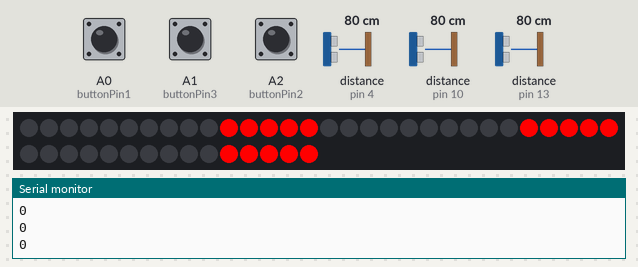
Simulated run of this sketch. Board: Arduino Uno, built with avr-gcc and run on an emulated ATmega328P. Parts: 45 RGB LEDs in strip order, left to right, continuing on the next row, the last lines printed to the serial monitor. Wiring (inferred from the names in the program): 3 × ultrasonic range finder: trigger pin 3, echo pin 4 / trigger pin 9, echo pin 10 / trigger pin 12, echo pin 13. The test bench sets the inputs (shaded band); at power-on: distance to the obstacle (sensors on pin 4, pin 10, pin 13) 80 cm, A0 (buttonPin1) HIGH, A1 (buttonPin3) HIGH, A2 (buttonPin2) HIGH. The echo pulse lasts 58.3 µs per cm.

Above: at 1.3 s.
1.4 s: distance to the obstacle (sensor on pin 4) set to 2 cm
At 2.8 s:
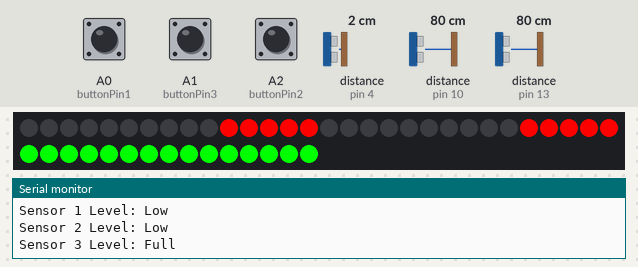
3.1 s: distance to the obstacle (sensor on pin 10) set to 2 cm
At 3.6 s:
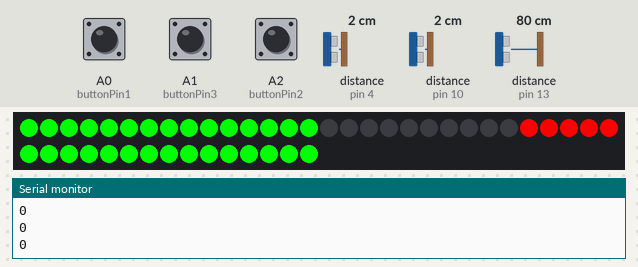
4.8 s: distance to the obstacle (sensor on pin 13) set to 2 cm
At 6.4 s:
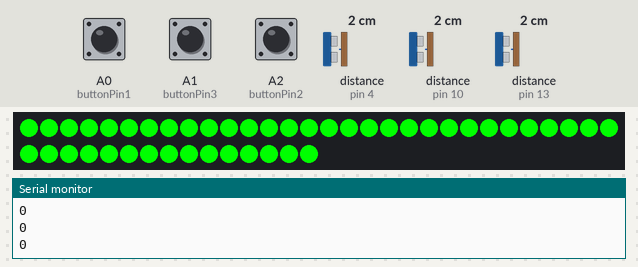
Timing chart, 0 to 7.9 s (numbered marks = the images above; inputs shaded):
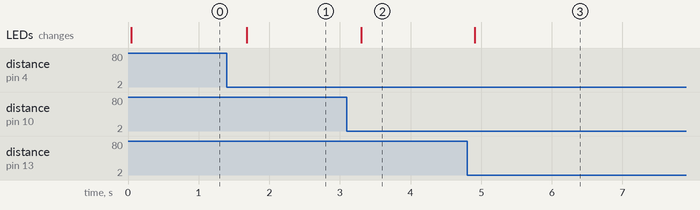

Measured:
- after the input at 1.4 s, the LEDs: change after 0.28 s (image 1)
- after the input at 3.1 s, the LEDs: change after 0.20 s (image 2)
- after the input at 4.8 s, the LEDs: change after 0.11 s (image 3)

The sketch:

arduinoPart2a.ino
```cpp
#include <Adafruit_DotStar.h>
#include <SPI.h>

// Button pins.
const int buttonPin1 = A0;
const int buttonPin2 = A2;
const int buttonPin3 = A1;

// Assuming 5 led strip per level so 5*3*3 = 45.
#define NUMPIXELS 45
#define DATAPIN 6
#define CLOCKPIN 7

// Ultrasonic pins.
const int trigPin1 = 9, echoPin1 = 10;
const int trigPin2 = 12, echoPin2 = 13;
const int trigPin3 = 3, echoPin3 = 4;

//
String level1 = "";
String level2 = "";
String level3 = "";

// LED strip controller.
Adafruit_DotStar strip(NUMPIXELS, DATAPIN, CLOCKPIN, DOTSTAR_BRG);

int fullDistance1 = 40;
int fullDistance2 = 40;
int fullDistance3 = 40;

int fullbin = 20;
int mediumbin = 30;
int emptybin = 40;

// Motor sealing delay in ms.
const int sealingDelay = 5000;

void setup() {
  Serial.begin(9600);

  pinMode(buttonPin1, INPUT_PULLUP);
  pinMode(buttonPin2, INPUT_PULLUP);
  pinMode(buttonPin3, INPUT_PULLUP);

  pinMode(trigPin1, OUTPUT);
  pinMode(echoPin1, INPUT);
  pinMode(trigPin2, OUTPUT);
  pinMode(echoPin2, INPUT);
  pinMode(trigPin3, OUTPUT);
  pinMode(echoPin3, INPUT);

  strip.begin();  // Initialize pins for output
  strip.show();   // Turn all LEDs off ASAP
}

void loop() {
  // Ultrasonic, led strip listener.
  binLevelStatusListener();

  // Buttons to seal listener.
  buttonSealListener();

  delay(500);
}

void binLevelStatusListener() {
  float distance1 = calculateDistance(trigPin1, echoPin1);
  float distance2 = calculateDistance(trigPin2, echoPin2);
  float distance3 = calculateDistance(trigPin3, echoPin3);

  level1 = calculateLevel(distance1, fullDistance1);
  level2 = calculateLevel(distance2, fullDistance2);
  level3 = calculateLevel(distance3, fullDistance3);

//  Serial.println("Distance 1: " + String(distance1));
//  Serial.println("Distance 2: " + String(distance2));
//  Serial.println("Distance 3: " + String(distance3));
//  Serial.println();

  Serial.println("Sensor 1 Level: " + level1);
  Serial.println("Sensor 2 Level: " + level2);
  Serial.println("Sensor 3 Level: " + level3);
  Serial.println();

  // Update strand colors based on the level.
  updateStrandColor(level1, 0);
  updateStrandColor(level2, 15);
  updateStrandColor(level3, 30);
}

void buttonSealListener() {
  // "!" because we made buttons INPUT_PULLUP.
  bool buttonStatus1 = !digitalRead(buttonPin1);
  bool buttonStatus2 = !digitalRead(buttonPin2);
  bool buttonStatus3 = !digitalRead(buttonPin3);

  Serial.println("Button states :");
  Serial.println(buttonStatus1) ;
  Serial.println(buttonStatus2);
  Serial.println(buttonStatus3);
  Serial.println();


  // For testing, remove this later.
  //  delay(5000);
  //  buttonStatus1 = true;
  //Serial.println("button Listener");

  if (buttonStatus3 && level3 == "Full" ) {
    // Send command to Arduino 2 to seal bin 1
    // and wait for it to finish.
    Serial.println("button 1 test");
    sendAndWaitMotorSequence("button1Clicked");
  }

  else if (buttonStatus2 && level2 == "Full" ) {
    // Send command to Arduino 2 to seal bin 2.
    Serial.println("button 2 test");
    sendAndWaitMotorSequence("button2Clicked");
  }

  else if (buttonStatus1 && level1 == "Full" ) {
    // Send command to Arduino 2 to seal bin 3.
    Serial.println("button 3 test");
    sendAndWaitMotorSequence("button3Clicked");
  }
  else {
    //Serial.println("NO BUTTON CLICKED");
  }
}

void sendAndWaitMotorSequence(String command) {
  // Send the actual string command.
  Serial.println(command);

  //Wait for Arduino 2 to send "doneMotorSequence" command
  //and break out of the loop.
  while (true) {
    Serial.println("Waiting for Arduino 2 to send doneMotorSequence command...");

    if (Serial.available()) {
      String receivedString = Serial.readStringUntil('\n');
      receivedString.trim();

      Serial.println(receivedString);

      if (receivedString == "doneMotorSequence") {
        break;
      }
    }

    delay(3000);
  }
}

float calculateDistance(int trigPin, int echoPin) {
  digitalWrite(trigPin, LOW);
  delayMicroseconds(2);
  digitalWrite(trigPin, HIGH);
  delayMicroseconds(10);
  digitalWrite(trigPin, LOW);

  float duration = pulseIn(echoPin, HIGH);
  float distance = (duration * 0.034) / 2;  // Speed of sound wave divided by 2 (go and back)

  return distance;
}

String calculateLevel(float distance, int fullDistance) {
  if (distance < fullbin) {
    return "Full";
  } else if (distance < mediumbin) {
    return "Medium";
  } else {
    return "Low";
  }
}

void updateStrandColor(String level, int startPixel) {
  if (level == "Low") {
    for (int i = startPixel; i < startPixel + 15; i++) {
      uint32_t color;

      if (i < startPixel + 5) {
        color = strip.Color(0, 0, 0);  // Off
      } else if (i < startPixel + 10) {
        color = strip.Color(0, 0, 0);  // Off
      } else {
        color = strip.Color(255, 0, 0);  // Green
      }

      strip.setPixelColor(i, color);
    }
  } else if (level == "Medium") {
    for (int i = startPixel; i < startPixel + 15; i++) {
      uint32_t color;
      if (i < startPixel + 5) {
        color = strip.Color(0, 0, 0);  // Off
      } else if (i < startPixel + 10) {
        color = strip.Color(255, 255, 0);  // Yellow
      } else {
        color = strip.Color(255, 255, 0);  // Yellow
      }

      strip.setPixelColor(i, color);
    }
  } else {
    for (int i = startPixel; i < startPixel + 15; i++) {
      uint32_t color;

      if (i < startPixel + 5) {
        color = strip.Color(0, 255, 0);  // Red
      } else if (i < startPixel + 10) {
        color = strip.Color(0, 255, 0);  // Red
      } else {
        color = strip.Color(0, 255, 0);  // Red
      }
      strip.setPixelColor(i, color);
    }
  }

  strip.show();
}
```
